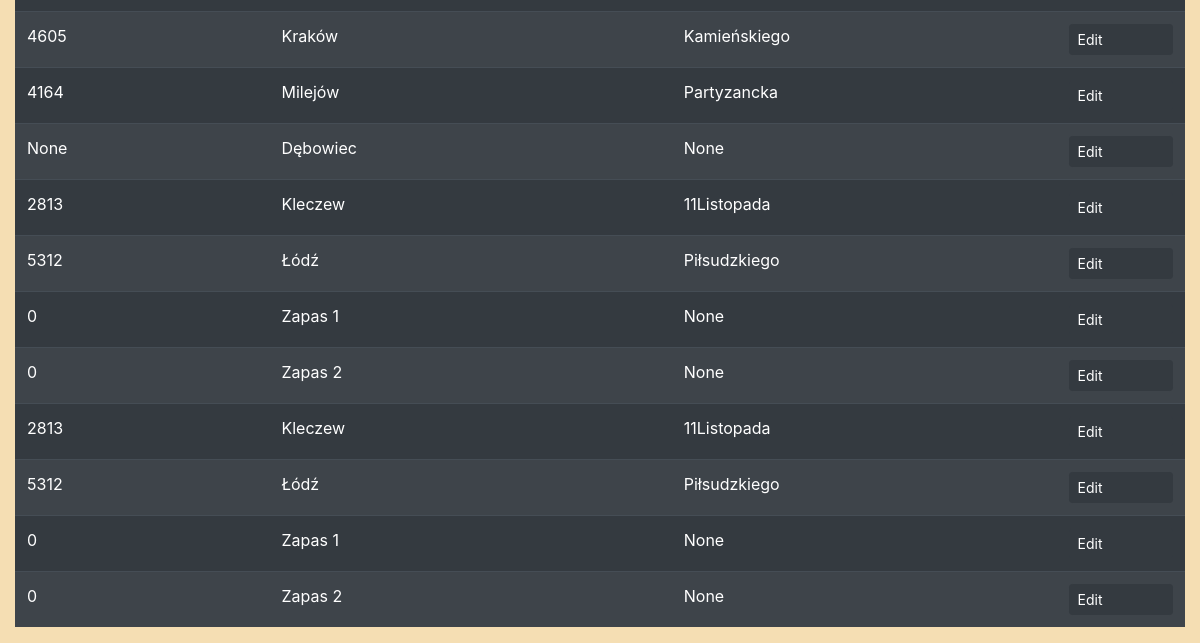
/ (lower part), run on an earlier commit of the app's database.
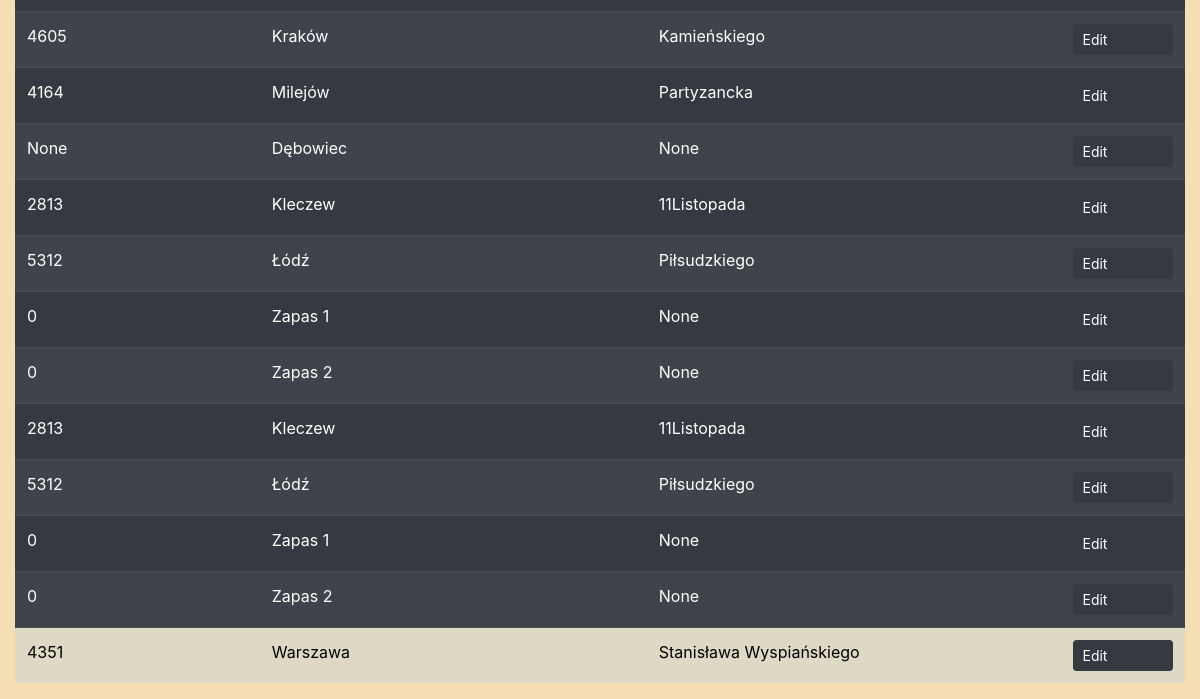
And on a later commit of the database.
### schedule/models.py (models this page shows, shortened)
class Store(Model):
    REGION = (
        ('T', 'Wojnicz'),
        ('LUB', 'Lubartów')
    )
    store_number = CharField(max_length=4, null=False)
    store_city = CharField(max_length=30)
    store_street = CharField(max_length=30)
    store_street_number = CharField(max_length=30)
    zip_code = CharField(max_length=6)
    date_start_installation = DateTimeField(null=True, blank=True)
    date_opening = DateTimeField(null=True, blank=True)
    date_disassembling = DateTimeField(null=True, blank=True)
    date_of_adding = DateTimeField(auto_now_add=True, null=True)
    store_type = ForeignKey(StoreType, null=True, blank=True,
                            on_delete=SET_NULL)
    supervisor = ForeignKey(Supervisor, null=True, blank=True,
                            on_delete=SET_NULL)
    region = CharField(max_length=30, choices=REGION, null=True)
    subcontractor = ForeignKey(Subcontractor, null=True, blank=True,
                               on_delete=SET_NULL)
    class Meta:
        app_label = "schedule"
    def if_in_realization(self):
        if self.date_start_installation == None or self.date_opening == None:
            return False
        else:
            return self.date_start_installation <= timezone.now() <= self.date_opening
    "Jak zrobić aby w zależności od tego czy jest typ nowy, date disassemblin się nie pojawiała"

### schedule/views.py (the view)
# urls.py: path('', include('schedule.urls'))
@freezegun.freeze_time('2022-05-13 00:00:00', tick=True)
def schedule(request):
    stores = Store.objects.all()
    in30days = Store.objects.filter(
        date_start_installation__gte=datetime.now().date(),
        date_start_installation__lt=datetime.now().date()
                                    + timedelta(days=30)).count()
    inrealization = Store.objects.filter(
        date_start_installation__lte=datetime.now().date(),
        date_opening__gt=datetime.now().date()).count()
    context = {'stores': stores, 'in30days': in30days,
               'inrealization': inrealization}
    return render(request, 'schedule/schedule.html', context)

### schedule/templates/schedule/schedule.html (shortened to what this page needs)
{% extends 'schedule/main.html' %}
{% load static %}
{% block content %}
{% include 'schedule/status.html' %}
<div class="table">
    <div class="col-md-12">
        <table class="table table-striped table-dark">
            {% for i in stores %}
                {% if i.region == 'T' %}
                    <tr class="color-row color-row-green {% if i.if_in_realization %} in-realization {% endif %}">
                        <td>{{i.store_number}}</td>
                        <td>{{i.store_city}}</td>
                        <td>{{i.store_street}}</td>
                        <td><a class="btn btn-dark btn-sm btn-block hidden-button" href="{% url 'update_store' i.id %}">Edit</a></td>
                    </tr>
                {% elif i.region == 'LUB' %}
                    <tr class="color-row color-row-grey {% if i.if_in_realization %} in-realization {% endif %}">
                        <td>{{i.store_number}}</td>
                        <td>{{i.store_city}}</td>
                        <td>{{i.store_street}}</td>
                        <td><a class="btn btn-dark btn-sm btn-block hidden-button" href="{% url 'update_store' i.id %}">Edit</a></td>
                    </tr>
                {% else %}
                    <tr class="color-row">
                        <td>{{i.store_number}}</td>
                        <td>{{i.store_city}}</td>
                        <td>{{i.store_street}}</td>
                        <td><a class="btn btn-dark btn-sm btn-block hidden-button" href="{% url 'update_store' i.id %}">Edit</a></td>
                    </tr>
                {% endif %}
            {% endfor %}
        </table>
    </div>
</div>
{% endblock content %}

### schedule/templates/schedule/main.html (shortened to what this page needs)
<!DOCTYPE html>
{% load static %}
<html lang="en">
<head>
    <link rel="stylesheet" href="https://stackpath.bootstrapcdn.com/bootstrap/4.4.1/css/bootstrap.min.css">
    <link rel="stylesheet" type="text/css" href="{% static 'css/main.css' %}">
</head>
<body>
    {% block content %}
    {% endblock content %}
</body>
</html>

### schedule/templates/schedule/navbar.html (shortened to what this page needs)
{% load static %}

### schedule/templates/schedule/status.html (shortened to what this page needs)
{% load static %}
<br>

### static/css/main.css (style rules this page uses)
body { background-color: wheat; }

### static/css/schedule.css (style rules this page uses)
.color-row-grey { background-color: rgb(221, 217, 196)!important; color: black }

What changed in the data, as far as the page shows it:
added Store: store_number "4351", store_city "Warszawa", store_street "Stanisława Wyspiańskiego"
